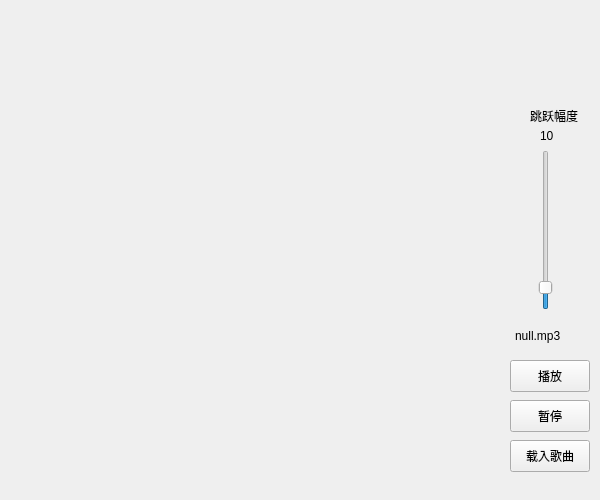
<?xml version="1.0" encoding="UTF-8"?>
<ui version="4.0">
 <class>music_homeClass</class>
 <widget class="QWidget" name="music_homeClass">
  <property name="geometry">
   <rect>
    <x>0</x>
    <y>0</y>
    <width>600</width>
    <height>500</height>
   </rect>
  </property>
  <property name="minimumSize">
   <size>
    <width>500</width>
    <height>500</height>
   </size>
  </property>
  <property name="maximumSize">
   <size>
    <width>600</width>
    <height>500</height>
   </size>
  </property>
  <property name="windowTitle">
   <string>music_home</string>
  </property>
  <widget class="QLabel" name="label_music_name">
   <property name="geometry">
    <rect>
     <x>515</x>
     <y>320</y>
     <width>70</width>
     <height>32</height>
    </rect>
   </property>
   <property name="text">
    <string>null.mp3</string>
   </property>
  </widget>
  <widget class="QPushButton" name="playBtn">
   <property name="enabled">
    <bool>true</bool>
   </property>
   <property name="geometry">
    <rect>
     <x>510</x>
     <y>360</y>
     <width>80</width>
     <height>32</height>
    </rect>
   </property>
   <property name="text">
    <string>播放</string>
   </property>
  </widget>
  <widget class="QPushButton" name="pauseBtn">
   <property name="geometry">
    <rect>
     <x>510</x>
     <y>400</y>
     <width>80</width>
     <height>32</height>
    </rect>
   </property>
   <property name="text">
    <string>暂停</string>
   </property>
  </widget>
  <widget class="QPushButton" name="changeBtn">
   <property name="geometry">
    <rect>
     <x>510</x>
     <y>440</y>
     <width>80</width>
     <height>32</height>
    </rect>
   </property>
   <property name="text">
    <string>载入歌曲</string>
   </property>
  </widget>
  <widget class="QSlider" name="slider_jump">
   <property name="geometry">
    <rect>
     <x>530</x>
     <y>150</y>
     <width>31</width>
     <height>160</height>
    </rect>
   </property>
   <property name="value">
    <number>10</number>
   </property>
   <property name="orientation">
    <enum>Qt::Vertical</enum>
   </property>
  </widget>
  <widget class="QLabel" name="label_jump_name">
   <property name="geometry">
    <rect>
     <x>530</x>
     <y>100</y>
     <width>51</width>
     <height>32</height>
    </rect>
   </property>
   <property name="text">
    <string>跳跃幅度</string>
   </property>
  </widget>
  <widget class="QLabel" name="label_jump">
   <property name="geometry">
    <rect>
     <x>540</x>
     <y>120</y>
     <width>31</width>
     <height>32</height>
    </rect>
   </property>
   <property name="text">
    <string>10</string>
   </property>
  </widget>
 </widget>
 <layoutdefault spacing="6" margin="11"/>
 <resources>
  <include location="music_home.qrc"/>
 </resources>
 <connections/>
</ui>
